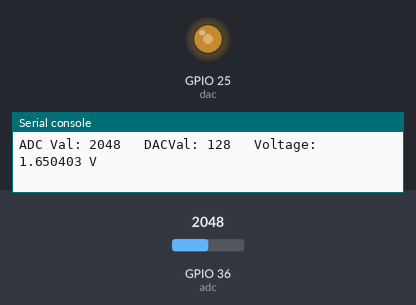
This program was run on a simulated ESP32 board running MicroPython. Parts: output pins drawn as LEDs (lit = HIGH), the last lines printed to the serial console. The inputs (shaded band) are chosen by the test bench; at power-on: GPIO 36 (adc) = 2048 (analog values on the 0–4095 scale).

Above: at 1.2 s.
1.3 s: GPIO 36 (adc) set to 2866
At 1.9 s:
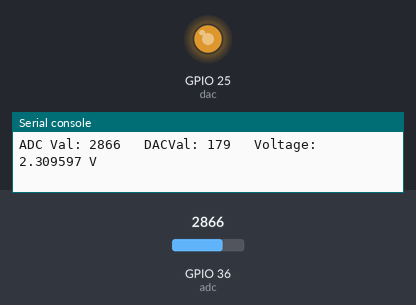
2.8 s: GPIO 36 (adc) set to 3603
At 3.4 s:
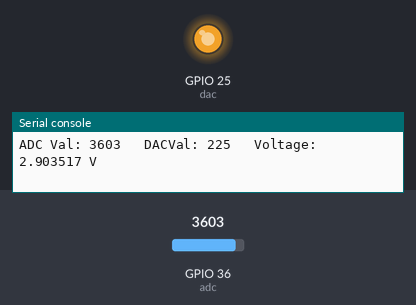
4.3 s: GPIO 36 (adc) set to 491
At 4.9 s:
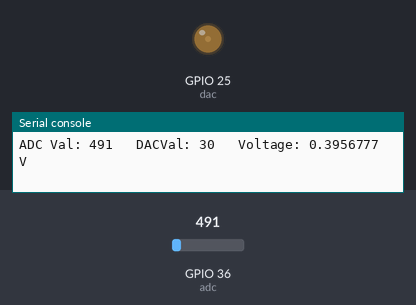
5.8 s: GPIO 36 (adc) set to 0
At 6.3 s:
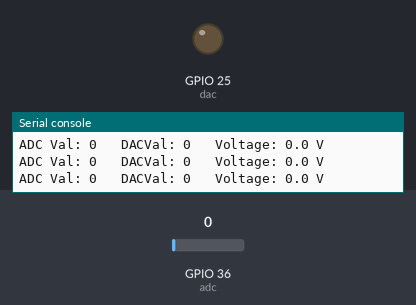
Timing chart, 0 to 8.3 s (numbered marks = the images above; inputs shaded):
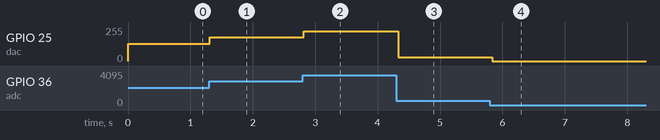

The program:

AnalogRead.py
```python
from machine import ADC,Pin,DAC
import time

adc=ADC(Pin(36))
adc.atten(ADC.ATTN_11DB)
adc.width(ADC.WIDTH_12BIT)
dac =DAC(Pin(25))
try:
    while True:
        adcVal=adc.read()
        dacVal=adcVal//16
        voltage = adcVal / 4095.0 * 3.3
        dac.write(dacVal)
        print("ADC Val:",adcVal,"\tDACVal:",dacVal,"\tVoltage:",voltage,"V")
        time.sleep_ms(100)
except:
    adc.deinit()


# Please note that if an error occurs when running the code as follows, please press the RST button on the board.
# The DAC can only be initialized in the firmware and cannot be disabled. Therefore, using it for the second time will cause an abnormality.
# MPY: soft reboot
# Traceback (most recent call last):
#   File "<stdin>", line 7, in <module>
# OSError: (-259, 'ESP_ERR_INVALID_STATE')
```

Measured:
- after the input at 1.3 s, GPIO 25 (dac): 128/255 → 179/255 at once
- after the input at 2.8 s, GPIO 25 (dac): 179/255 → 225/255 at once
- after the input at 4.3 s, GPIO 25 (dac): 225/255 → 30/255 at once
- after the input at 5.8 s, GPIO 25 (dac): 30/255 → 0/255 at once
